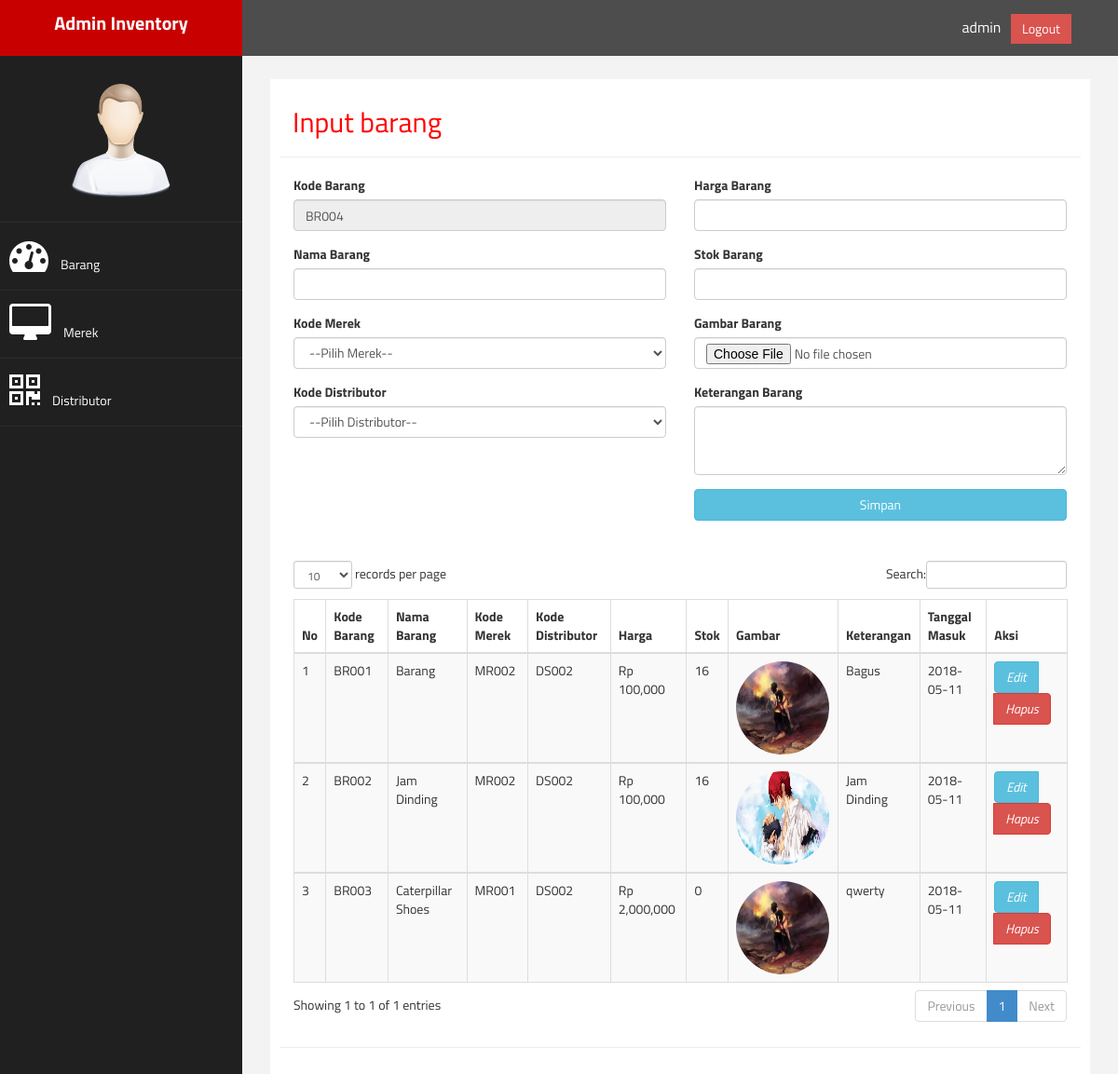
The page /PageAdmin.php?page=barang (signed in) on the database its author committed.
### tables this page shows
CREATE TABLE `table_barang` (
  `kd_barang` varchar(7) NOT NULL,
  `nama_barang` varchar(40) NOT NULL,
  `kd_merek` varchar(7) NOT NULL,
  `kd_distributor` varchar(7) NOT NULL,
  `tanggal_masuk` date NOT NULL,
  `harga_barang` int(7) NOT NULL,
  `stok_barang` int(4) NOT NULL,
  `gambar` varchar(255) NOT NULL,
  `keterangan` varchar(200) NOT NULL
);

### lib/controller.php (called while the page is built, shortened)
<?php
	$username = "root";
    $password = "";
    $database = "db_inven";
    $hostname = "localhost";
    $conn = mysqli_connect($hostname,$username,$password,$database) or die("Connection Corrupt");
    class oop{
        public function select($table){
            global $conn;
            $sql = "SELECT * FROM $table";
            $query = mysqli_query($conn,$sql);
            $data = [];
            while($bigData = mysqli_fetch_assoc($query)){
                $data[] = $bigData;
            }
            return $data;
        }
        public function autokode($table,$field,$pre){
            global $conn;
            $sqlc   = "SELECT COUNT($field) as jumlah FROM $table";
            $querys = mysqli_query($conn,$sqlc);
            $number = mysqli_fetch_assoc($querys);
            if($number['jumlah'] > 0){
                $sql    = "SELECT MAX($field) as kode FROM $table";
                $query  = mysqli_query($conn,$sql);
                $number = mysqli_fetch_assoc($query);
                $strnum = substr($number['kode'], 2,3);
                $strnum = $strnum + 1;
                if(strlen($strnum) == 3){
                    $kode = $pre.$strnum;
                }else if(strlen($strnum) == 2){
                    $kode = $pre."0".$strnum;
                }else if(strlen($strnum) == 1){
                    $kode = $pre."00".$strnum;
                }
            }else{
                $kode = $pre."001";
            }
            return $kode;
        }
    }
 ?>

### barang.php (the view, shortened to what this page needs)
<?php
	require 'lib/controller.php';
	$perintah = new oop();
	$table = "table_barang";
	$autokode = $perintah->autokode($table,"kd_barang","BR");
?>
<form action="" method="post" enctype="multipart/form-data">
	<h2 style="margin-left: 14px;">Input barang</h2>
	<hr>
	<div class="col-md-6">
		<div class="form-group">
			<label for="Kode barang">Kode Barang</label>
			<input type="text" readonly class="form-control" name="kd_barang" value="<?php echo $autokode ?>" id="Kode barang">
		</div>
		<div class="form-group">
			<label for="Nama barang">Nama Barang</label>
			<input type="text" required autocomplete="off" class="form-control" name="barang" value="<?php echo @$edit['nama_barang'] ?>" id="Nama barang">
		</div>
		<div class="form-group">
			<label for="merek barang">Kode Merek</label>
			<select name="merek" id="" class="form-control" value="" required>
				<?php if (!isset($_GET['edit'])): ?>
					<option value="">--Pilih Merek--</option>
				<?php endif ?>
			</select>
		</div>
		<div class="form-group">
			<label for="Distributor barang">Kode Distributor</label>
			<select name="dist" id="" class="form-control" required>
				<?php if (!isset($_GET['edit'])): ?>
					<option value="">--Pilih Distributor--</option>
				<?php endif ?>
			</select>
		</div>
	</div>
	<div class="col-md-6">
		<div class="form-group">
			<label for="harga">Harga Barang</label>
			<input type="number" name="harga" required value="<?php echo @$edit['harga_barang'] ?>" class="form-control">
		</div>
		<div class="form-group">
			<label for="stok">Stok Barang</label>
			<input type="number" name="stok" required value="<?php echo @$edit['stok_barang'] ?>" class="form-control">
		</div>
		<div class="form-group">
			<label for="gambar">Gambar Barang</label>
			<input type="file" name="gambar" class="form-control">
		</div>
		<div class="form-group">
			<label for="ket">Keterangan Barang</label>
			<textarea name="ket" required id="alamat" cols="10" rows="3" class="form-control"><?php echo @$edit['keterangan'] ?></textarea>
		</div>
		<?php if (!isset($_GET['edit'])): ?>
			<button type="submit" name="simpan" class="btn btn-info btn-block">Simpan</button>
		<?php endif ?>
	</div>
	<div class="col-md-12" style="margin-top: 5%;">
		<div class="table-responsive">
			<table class="table table-striped table-bordered table-hover" id="barang">
	            <thead>
	                <tr>
	                    <th>No</th>
	                    <th>Kode Barang</th>
	                    <th>Nama Barang</th>
	                    <th>Kode Merek</th>
	                    <th>Kode Distributor</th>
	                    <th>Harga</th>
	                    <th>Stok</th>
	                    <th>Gambar</th>
	                    <th>Keterangan</th>
	                    <th>Tanggal Masuk</th>
	                    <th>Aksi</th>
	                </tr>
	            </thead>
	            <?php
	            	$data = $perintah->select("table_barang");
	            	$no = 1;
	            	foreach ($data as $d) { ?>
	            		<tbody>
	            			<tr>
	            				<td><?= $no++ ?></td>
	            				<td><?= $d['kd_barang']?></td>
	            				<td><?= $d['nama_barang']?></td>
	            				<td><?= $d['kd_merek']?></td>
	            				<td><?= $d['kd_distributor']?></td>
	            				<td><?= "Rp ".number_format($d['harga_barang']) ?></td>
	            				<td><?= $d['stok_barang']?></td>
	            				<td><img src="img/<?php echo $d['gambar'] ?>" class="img-circle" width="100" height="100" alt=""></td>
	            				<td><?= $d['keterangan']?></td>
	            				<td><?= $d['tanggal_masuk']?></td>
	            				<td colspan="2">
		        					<div class="btn-group">
				            			<a href="?page=barang&edit&id=<?= $d['kd_barang'] ?>" class="btn btn-info"><i>Edit</i></a>
										<a onclick="return confirm('Yakin Ingin Menghapus?')" href="?page=barang&hapus&id=<?= $d['kd_barang'] ?>" class="btn btn-danger"><i>Hapus</i></a>
									</div>
	            				</td>
	            			</tr>
	            		</tbody>
	            <?php } ?>
	        </table>
		</div>
	</div>
</form>

### PageAdmin.php (shortened to what this page needs)
<!DOCTYPE html>
<html xmlns="http://www.w3.org/1999/xhtml">
<head>
    <link href="assets/css/bootstrap.css" rel="stylesheet" />
    <link href="assets/css/font-awesome.css" rel="stylesheet" />
    <link href="assets/css/custom.css" rel="stylesheet" />
   <link href="assets/js/dataTables/dataTables.bootstrap.css" rel="stylesheet" />
</head>
<body style="font-family: 'Titillium Web', sans-serif; ">
    <div id="wrapper">
        <nav class="navbar navbar-default navbar-cls-top " role="navigation" style="margin-bottom: 0">
            <div class="navbar-header">
                <a class="navbar-brand" href="?page=dashboard_admin.php" style="font-size: 20px !important;">Admin Inventory</a>
            </div>
  <div style="color: white;
padding: 15px 50px 5px 50px;
float: right;
font-size: 16px;"> <?php echo $_SESSION['username']  ?> &nbsp;&nbsp;<a href="?log=t" onclick="return confirm('are you sure?')" class="btn btn-danger square-btn-adjust">Logout</a> </div>
        </nav>
        <nav class="navbar-default navbar-side" role="navigation">
            <div class="sidebar-collapse">
                <ul class="nav" id="main-menu">
				<li class="text-center">
                    <img src="assets/img/find_user.png" class="user-image img-responsive"/>
					</li>
                    <li>
                        <a href="?page=barang"><i class="fa fa-dashboard fa-3x"></i> Barang</a>
                    </li>
                      <li>
                        <a href="?page=merek"><i class="fa fa-desktop fa-3x"></i> Merek</a>
                    </li>
                    <li>
                        <a href="?page=dist"><i class="fa fa-qrcode fa-3x"></i> Distributor</a>
                    </li>
                </ul>
            </div>
        </nav>
        <div id="page-wrapper" >
            <div id="page-inner">
                <div class="row">
                    <div class="col-md-12">
                        <?php
                        @$page = $_GET['page'];
                            switch ($page) {
                                case 'barang':
                                    require 'barang.php';
                                break;
                            }
                        ?>
                    </div>
                </div>
                 <hr />
    </div>
            </div>
        </div>
</body>
</html>

### assets/css/custom.css (style rules this page uses)
body { font-family: 'Open Sans', sans-serif; }
#wrapper { width: 100%; background:#202020; }
#page-wrapper { padding: 15px 15px; min-height: 600px; background:#F3F3F3; }
#page-inner { width:100%; margin:10px 20px 10px 0px; background-color:#fff!important; padding:10px; min-height:1200px; }
.text-center { text-align:center; }
h2 { color: #f00; }
.square-btn-adjust { border: 0px solid transparent; -webkit-border-radius: 0px; -moz-border-radius: 0px; border-radius: 0px; }
.user-image { margin: 25px auto; -webkit-border-radius: 10px; -moz-border-radius: 10px; border-radius: 10px; max-height:170px; max-width:170px; }
.navbar-cls-top .navbar-brand { color: #fff; background: #C90000; width: 260px; text-align: center; height: 60px; font-size: 30px; font-weight: 700; }
.sidebar-collapse , .sidebar-collapse .nav { background:none; }
.sidebar-collapse .nav { padding:0; }
.sidebar-collapse .nav > li > a { color:#fff; background:#202020; text-shadow:none; }
.sidebar-collapse > .nav > li > a { padding:15px 10px; }
.sidebar-collapse > .nav > li { border-bottom: 1px solid rgba(107, 108, 109, 0.19); }
.navbar-side { border:none; background-color: #202020; }
.navbar-cls-top { background:#4D4D4D; border-bottom:none; }
.navbar-default { border:0px solid black; }
.navbar-header { background: #A70303; }
.nav > li > a > i { margin-right:10px; }
@media (min-width:768px) { #page-wrapper { margin: 0 0 0 260px; padding: 15px 30px; min-height: 1200px; } }
@media (min-width:768px) { .navbar-side { z-index: 1; position: absolute; width: 260px; } }
@media (min-width:768px) { .navbar { border-radius: 0px; } }

### rows shown on the page
table_barang: kd_barang "BR001", nama_barang "Barang", kd_merek "MR002", kd_distributor "DS002", harga_barang "100,000", stok_barang "16", gambar (picture), keterangan "Bagus", tanggal_masuk "2018-05-11"
table_barang: kd_barang "BR002", nama_barang "Jam Dinding", kd_merek "MR002", kd_distributor "DS002", harga_barang "100,000", stok_barang "16", gambar (picture), keterangan "Jam Dinding", tanggal_masuk "2018-05-11"
table_barang: kd_barang "BR003", nama_barang "Caterpillar Shoes", kd_merek "MR001", kd_distributor "DS002", harga_barang "2,000,000", stok_barang "0", gambar (picture), keterangan "qwerty", tanggal_masuk "2018-05-11"

### other values the page prints
$_SESSION['username'] "admin"
